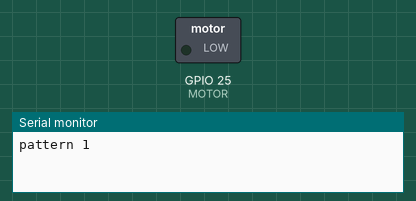
A sketch run on a simulated ESP32. Shown: switched loads named in the sketch (green lamp = pin HIGH), the last lines printed to the serial monitor.

Above: at 1.0 s.
At 13.22 s:
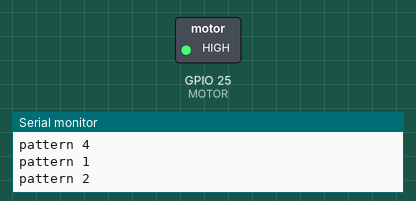
Timing chart, 0 to 14.0 s (numbered marks = the images above):
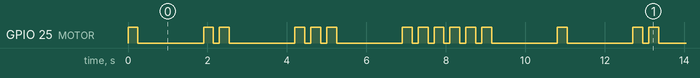

The sketch:

08_motor.ino
```cpp
// Test 8: vibration motor through the 2N2222.
// GPIO25 -> 1k -> transistor base | emitter -> GND | collector -> motor (-) | motor (+) -> 3V3
// 1N4148 across the motor, stripe (cathode) on the motor (+) side.
// Plays the four band patterns in turn: 1 reminder, 2 SOS sent, 3 medicine, 4 fall check.
const int MOTOR = 25;
void buzz(int pulses) {
  for (int i = 0; i < pulses; i++) { digitalWrite(MOTOR, HIGH); delay(250); digitalWrite(MOTOR, LOW); delay(150); }
}
void setup() { Serial.begin(115200); pinMode(MOTOR, OUTPUT); }
void loop() {
  const int pulses[4] = {1, 2, 3, 6};
  for (int p = 0; p < 4; p++) { Serial.printf("pattern %d\n", p + 1); buzz(pulses[p]); delay(1500); }
}
```

Measured:
- by itself, GPIO 25 (MOTOR): moves between LOW and HIGH, repeating every 10.8 s
- by itself, everything shown: repeats every 10.8 s, in 24 steps
